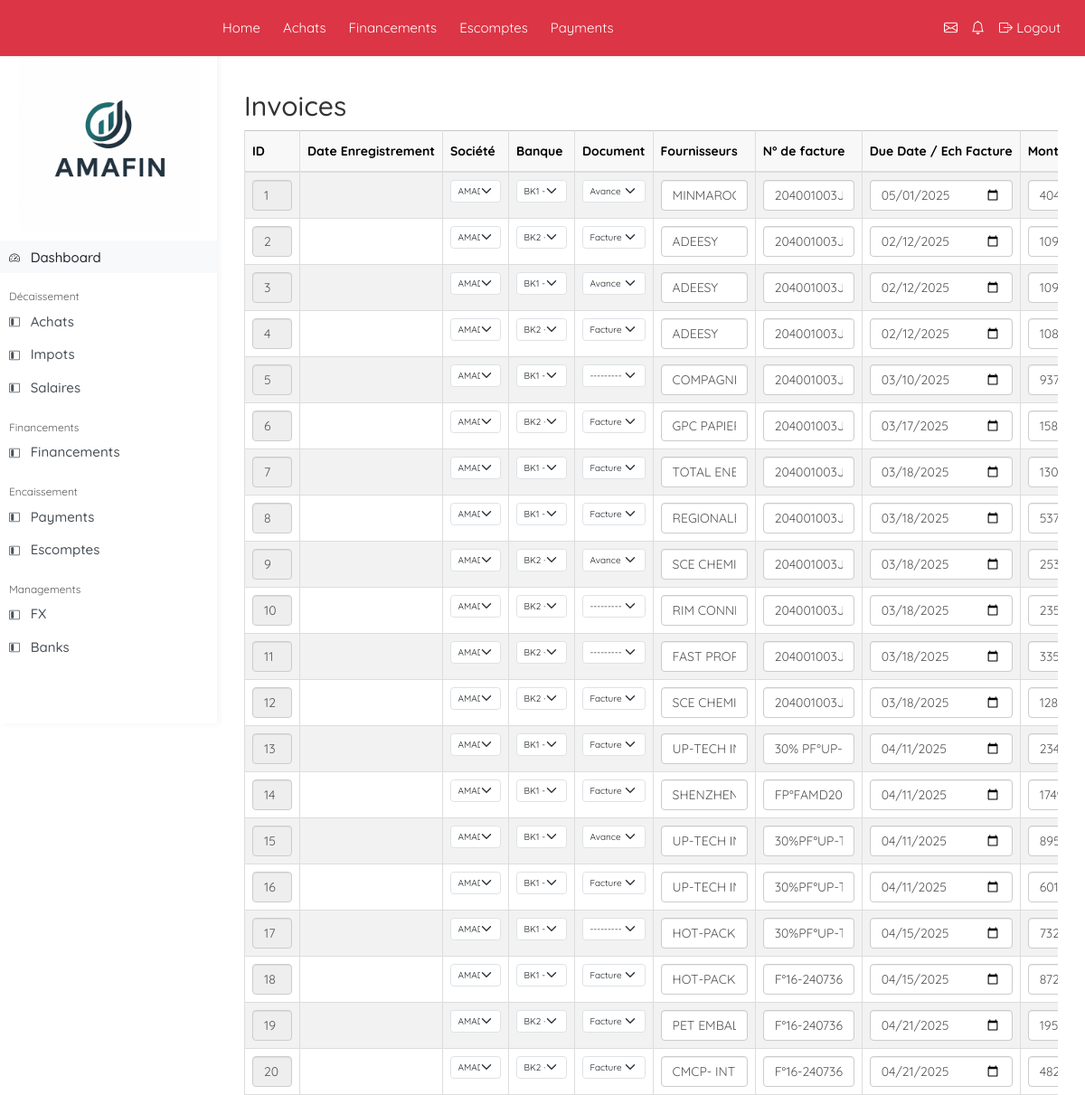
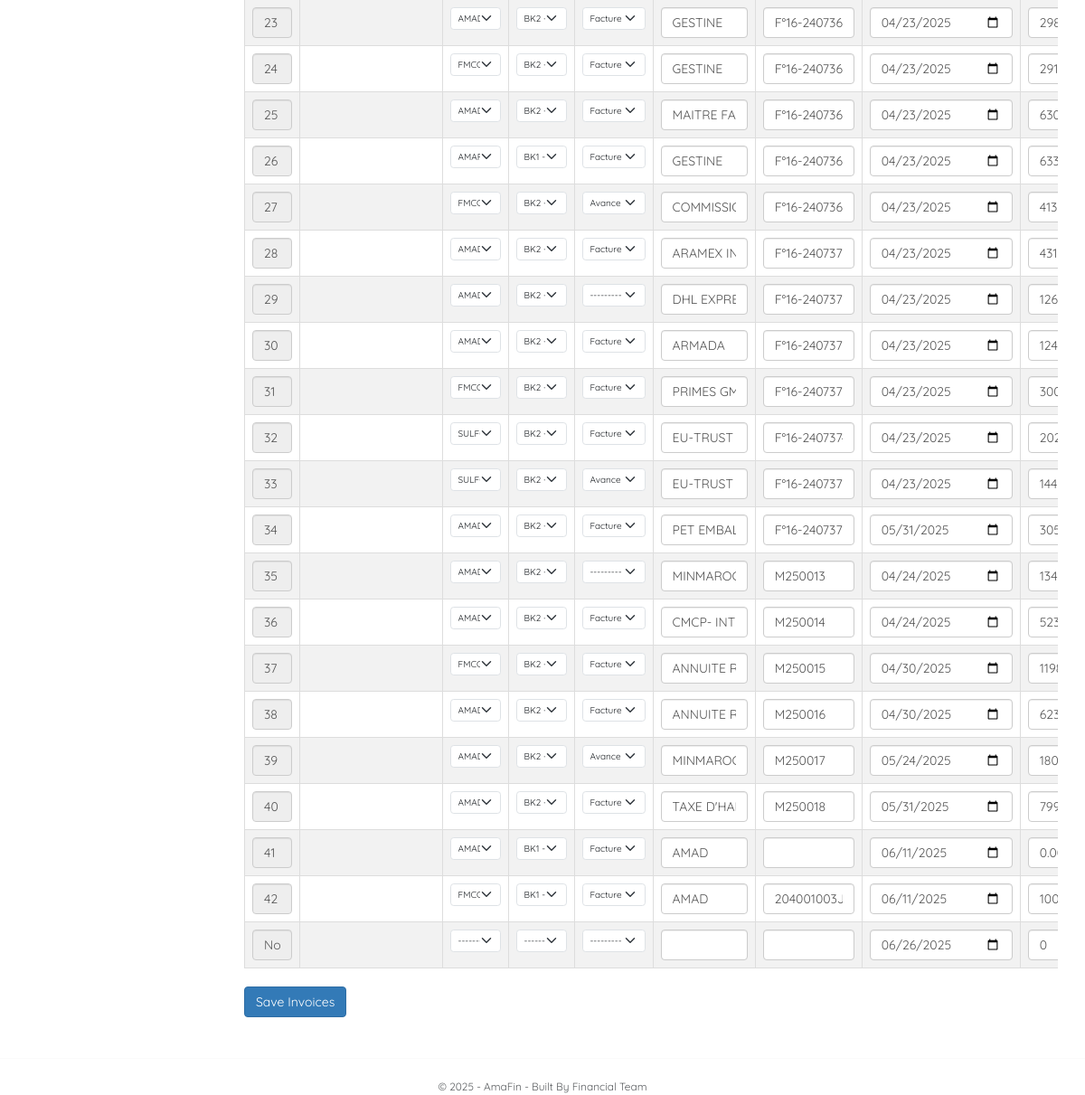
The app's page /factures/ (signed in) with its own data (2 pictures, top to bottom).
### dashboard/models.py (models this page shows, shortened)
class Achat(models.Model):
    invoice_id = models.IntegerField(
        "Code Facture",
        unique=True,
        editable=False,
    )
    date_enregistrement = models.DateField(default=now, editable=False)
    SOCIETE_CHOICES = [
        ('AMAD','AMAD'),
        ('FMCG','FMCG'),
        ('AMAP','AMAP'),
        ('SULFO','SULFO'),
        ('ENGINUP','ENGINUP'),
        ('ENOSIS','ENOSIS'),
        ('LAC','LAC'),
        ('TODAYWORKS','TODAYWORKS'),
        ('FMCG','FMCG'),
    ]
    societe = models.CharField("Société", max_length=50, choices=SOCIETE_CHOICES)
    BANQUE_CHOICES = [
        ('BP','BP'),
        ('BMCE','BMCE'),
        ('AWB','AWB'),
        ('CAM','CAM'),
    ]
    banque = models.ForeignKey(Bank, on_delete=models.PROTECT, null=True, blank=True)
    DOCUMENT_CHOICES = [
        ('Facture','Facture'),
        ('Avance','Avance'),
    ]
    document = models.CharField("Document", max_length=50, choices=DOCUMENT_CHOICES)
    fournisseurs = models.CharField("Fournisseurs", max_length=255)
    numero_facture = models.CharField("N° de facture", max_length=100, blank=True)
    due_date = models.DateField("Due Date / Ech Facture",default=now, editable=True)
    montant = models.DecimalField("Montant", max_digits=12, decimal_places=2,blank=True, null=True,default=0)
    DEVIS_CHOICES = [
        ('EUR', 'EUR'),
        ('MAD','MAD'),
        ('USD','USD'),
    ]
    devise = models.CharField("Devise", max_length=10, choices=DEVIS_CHOICES,blank=True, null=True)
    montant_dhs = models.DecimalField("Montant DHS", max_digits=12, decimal_places=2,default=0,editable=None)
    commentaire = models.TextField("Commentaire", blank=True,null=True)
    PAYMENT_TYPES = [
        ('courant', 'Courant'),
        ('finex', 'Finex'),
        ('effet', 'Effet'),
    ]
    payment_type = models.CharField(max_length=10, choices=PAYMENT_TYPES,default='courant')
    PRIORITY_CHOICES = [
        (0, 'Priorité absolue (il faut payer immédiatement)'),
        (1, 'Priorité haute (à surveiller de près)'),
        (2, 'Priorité Normal'),
        (3, 'Non prioritaire'),
    ]
    priority = models.IntegerField(choices=PRIORITY_CHOICES, default=2)
    debit = models.BooleanField(default=False)
    date_debit = models.DateField(blank=True, null=True)
    Finex=models.CharField("Finex", max_length=50,default="-")
    date_paiement_fournisseur = models.DateField(default='1900-01-01')
    nb_jours_finex = models.IntegerField(default=0)
    date_echeance_finex = models.DateField(blank=True, null=True,editable=None)
    STATUT_FINEX_CHOICES = [
        ('exécute', 'Exécuté'),
        ('paid', 'Payé'),
        ('planifie', 'Planifié'),
        ('initial', '-')
    ]
    statut_finex = models.CharField(max_length=20, choices=STATUT_FINEX_CHOICES, null=True, blank=True,default='initial',)
    interet = models.DecimalField(max_digits=10, decimal_places=2, blank=True, null=True,default=0)
    taux_interet = models.DecimalField(max_digits=5, decimal_places=3, null=True, blank=True,editable=False)
    interet_calcule = models.DecimalField(max_digits=10, decimal_places=2, null=True, blank=True,editable=False)
    difference = models.DecimalField(max_digits=20, decimal_places=2, null=True, blank=True,editable=False,default=0)
    numero_effet = models.CharField(max_length=100, blank=True, null=True)
    date_echeance_effet = models.DateField(blank=True, null=True)
    REFINE_TYPE_CHOICES = [
        ('sofr', 'SOFR'),
        ('euribor', 'EURIBOR'),
        ('', 'NONE')
    ]
    refinancement_type = models.CharField(max_length=50, null=True, blank=True, editable=False)
    percent_3m = models.DecimalField(max_digits=30, decimal_places=10, null=True, blank=True, editable=False)
    taux = models.DecimalField(max_digits=30, decimal_places=10, null=True, blank=True, editable=False)
    value_adjusted = models.DecimalField(max_digits=30, decimal_places=10, null=True, blank=True, editable=False)
    refine_sugg = models.CharField(max_length=20, null=True, blank=True,default='',editable=None)
    REFINE_USED_CHOICES = [
        ('En DH', 'Refine en DH'),
        ('EN Devise', 'Refine en Devise'),
        ('', 'NONE')
    ]
    refine_used=models.CharField(max_length=20, choices=REFINE_USED_CHOICES,null=True, blank=True,default='-')

### dashboard/views.py (the view)
# urls.py: path("factures/", views.factures, name="factures"),
def factures(request):
    if request.method == "POST":
        formset = InvoiceFormSet(request.POST, queryset=Achat.objects.all())
        if formset.is_valid():
            formset.save()
            return redirect("home")
    else:
        formset = InvoiceFormSet(queryset=Achat.objects.all())
    return render(request, "dashboard/invoices.html", {
        "formset": formset,
    })

### dashboard/models.py (called while the page is built)
    def __str__(self):
        return f"{self.custom_id} - {self.banque}"

### templates/dashboard/invoices.HTML (shortened to what this page needs)
{% extends "layouts/base.html" %}
{% block content %}
<h2 class="mt-5">Invoices</h2>
<form method="post">
  <div class="table-responsive">
    <table class="table table-bordered table-striped align-middle table-wide">
      <thead class="table-light">
        <tr>
          <th>ID</th>
          <th>Date Enregistrement</th>
          <th>Société</th>
          <th>Banque</th>
          <th>Document</th>
          <th>Fournisseurs</th>
          <th>N° de facture</th>
          <th>Due Date / Ech Facture</th>
          <th>Montant</th>
        </tr>
      </thead>
      <tbody>
        {% for form in formset %}
          <tr>
            <td>
              <input type="text"
                     class="form-control"
                     value="{{ form.instance.invoice_id }}"
                     readonly>
            </td>
            <td>{{ form.date_enregistrement }}</td>
            <td>{{ form.societe }}</td>
            <td>{{ form.banque }}</td>
            <td>{{ form.document }}</td>
            <td>{{ form.fournisseurs }}</td>
            <td>{{ form.numero_facture }}</td>
            <td>{{ form.due_date }}</td>
            <td>{{ form.montant }}</td>
          </tr>
        {% endfor %}
      </tbody>
    </table>
  </div>
  <button type="submit" class="btn btn-primary">Save Invoices</button>
</form>
{% endblock %}

### static/css/sidebar.css (style rules this page uses)
:root { --sidebar-width: 240px; --navbar-height: 56px; }

### static/css/base.css (style rules this page uses)
body { font-family: "Quicksand", sans-serif; }

### static/css/invoices.css (style rules this page uses)
.table-wide { min-width: 1200px; width: max-content; }
.table-wide th, .table-wide td { white-space: nowrap; }

### static/css/achat.css (style rules this page uses)
.table thead { background-color: #f8f8f8 !important; }
.table thead>tr>th { background-color: #f8f8f8 !important; padding: 12px 8px; }

### records on screen
Achat: instance.invoice_id "1"
Achat: instance.invoice_id "2"
Achat: instance.invoice_id "3"
Achat: instance.invoice_id "4"
Achat: instance.invoice_id "5"
Achat: instance.invoice_id "6"
Achat: instance.invoice_id "7"
Achat: instance.invoice_id "8"
Achat: instance.invoice_id "9"
Achat: instance.invoice_id "10"
Achat: instance.invoice_id "11"
Achat: instance.invoice_id "12"
Achat: instance.invoice_id "13"
Achat: instance.invoice_id "14"
Achat: instance.invoice_id "15"
Achat: instance.invoice_id "16"
Achat: instance.invoice_id "17"
Achat: instance.invoice_id "18"
Achat: instance.invoice_id "19"
Achat: instance.invoice_id "20"
Achat: instance.invoice_id "23"
Achat: instance.invoice_id "24"
Achat: instance.invoice_id "25"
Achat: instance.invoice_id "26"
Achat: instance.invoice_id "27"
Achat: instance.invoice_id "28"
Achat: instance.invoice_id "29"
Achat: instance.invoice_id "30"
Achat: instance.invoice_id "31"
Achat: instance.invoice_id "32"
Achat: instance.invoice_id "33"
Achat: instance.invoice_id "34"
Achat: instance.invoice_id "35"
Achat: instance.invoice_id "36"
Achat: instance.invoice_id "37"
Achat: instance.invoice_id "38"
Achat: instance.invoice_id "39"
Achat: instance.invoice_id "40"
Achat: instance.invoice_id "41"
Achat: instance.invoice_id "42"
